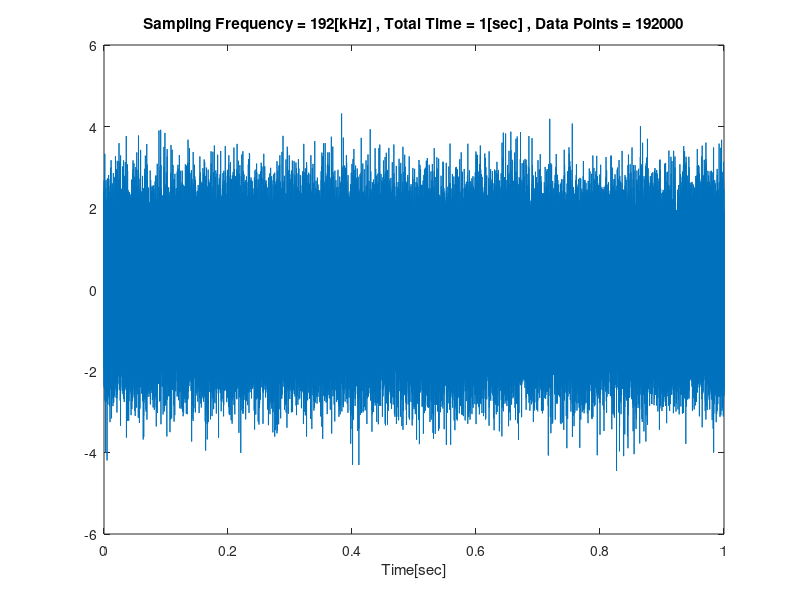

The MATLAB script that drew this image: (Note: this script raises an error after producing the figure.)
%% 一つ目の白色ガウスノイズの定数定義
fs_1 = 192e3;
T_1 = 1;
N_1 = fs_1 * T_1;

%% 二つ目の白色ガウスノイズの定数定義
fs_2 = 192e3 / 2;
T_2 = 1;
N_2 = fs_2 * T_2;

%% ガウスノイズの作成 パワーが約 1 ワット (0 dBW)
y1_wgn = wgn( N_1 , 1 , 0 );
y2_wgn = wgn( N_2 , 1 , 0 );

%% 時間ベクトルの生成
t_1 = 0 : 1/fs_1 : T_1 - 1/fs_1;
t_2 = 0 : 1/fs_2 : T_2 - 1/fs_2;

%% プロットを行う
figure('position', [0, 0, 1400, 700]);
plot( t_1 , y1_wgn );

title_y1 = sprintf( 'Sampling Frequency = %.0f[kHz] , Total Time = %.0f[sec] , Data Points = %.0f' ,fs_1/1e3 ,T_1 ,N_1 );
title(title_y1);
xlabel('Time[sec]');
ax = gca;
ax.FontSize = 20;
ylabel('Amplitude[V]');
xlim([ t_1(1) t_1(end) ]);

figure('position', [0, 0, 1400, 700]);
plot( t_2 , y2_wgn );
title_y2 = sprintf( 'Sampling Frequency = %.0f[kHz] , Total Time = %.0f[sec] , Data Points = %.0f' ,fs_2/1e3 ,T_2 ,N_2);
title(title_y2);
xlabel('Time[sec]');
ylabel('Amplitude[V]');
ax = gca;
ax.FontSize = 20;
xlim([ t_2(1) t_2(end) ]);

%% フーリエ変換

Y_1 = fft( y1_wgn );
L_1 = length( y1_wgn );
Spectrum_y1_2 = abs(Y_1/L_1);
Spectrum_y1_1 = Spectrum_y1_2(1:L_1/2+1);
Spectrum_y1_1(2:end-1) = 2*Spectrum_y1_1(2:end-1);
f1 = fs_1*(0:(L_1/2))/L_1;

Y_2 = fft( y2_wgn );
L_2 = length( y2_wgn );
Spectrum_y2_2 = abs(Y_2/L_2);
Spectrum_y2_1 = Spectrum_y2_2(1:L_2/2+1);
Spectrum_y2_1(2:end-1) = 2*Spectrum_y2_1(2:end-1);
f2 = fs_2*(0:(L_2/2))/L_2;

figure('position', [0, 0, 1400, 700]);
plot(f1/1e3,Spectrum_y1_1);
title_y1 = sprintf( 'Sampling Frequency = %.0f[kHz] , Total Time = %.0f[sec] , Data Points = %.0f' ,fs_1/1e3 ,T_1 ,N_1 );
title(title_y1);
xlabel('Frequency[kHz]');
ylabel('Amplitude[V] ???');
ax = gca;
ax.FontSize = 20;
xlim([ f1(1)/1e3 f1(end)/1e3 ]);

figure('position', [0, 0, 1400, 700]);
plot(f2/1e3,Spectrum_y2_1);
title_y2 = sprintf( 'Sampling Frequency = %.0f[kHz] , Total Time = %.0f[sec] , Data Points = %.0f' ,fs_2/1e3 ,T_2 ,N_2);
title(title_y2);
xlabel('Frequency[kHz]');
ylabel('Amplitude[V] ???');
ax = gca;
ax.FontSize = 20;
xlim([ f2(1)/1e3 f2(end)/1e3 ]);

%% パワースペクトル密度 FFT関数を利用する場合

xdft_1 = fft(y1_wgn);
xdft_1 = xdft_1(1:N_1/2+1);
psdx_1 = (1/(length(y1_wgn)*fs_1)) * abs(xdft_1).^2;
psdx_1(2:end-1) = 2*psdx_1(2:end-1);
freq_1 = 0:fs_1/length(y1_wgn):fs_1/2;

figure('position', [0, 0, 1400, 700]);
plot(freq_1/1e3,10*log10(psdx_1))
xlim([ freq_1(1)/1e3 freq_1(end)/1e3 ]);
title('Periodogram Using FFT')
xlabel('Frequency (kHz)')
ylabel('Power/Frequency (dB/Hz)')
ax = gca;
ax.FontSize = 20;

f = gcf;
exportgraphics(f,'./power_spectral_density/power_spectral_density_y1_wgn.png','Resolution',500);

xdft_2 = fft(y2_wgn);
xdft_2 = xdft_2(1:N_2/2+1);
psdx_2 = (1/(length(y2_wgn)*fs_2)) * abs(xdft_2).^2;
psdx_2(2:end-1) = 2*psdx_2(2:end-1);
freq_2 = 0:fs_2/length(y2_wgn):fs_2/2;

figure('position', [0, 0, 1400, 700]);
plot(freq_2/1e3,10*log10(psdx_2))
xlim([ freq_2(1)/1e3 freq_2(end)/1e3 ]);
title('Periodogram Using FFT')
xlabel('Frequency (kHz)')
ylabel('Power/Frequency (dB/Hz)')
ax = gca;
ax.FontSize = 20;

%% パワースペクトル密度 periodogram関数を利用する場合
figure('position', [0, 0, 1400, 700]);
periodogram(y1_wgn,rectwin(length(y1_wgn)),length(y1_wgn),fs_1);
ax = gca;
ax.FontSize = 20;

figure('position', [0, 0, 1400, 700]);
periodogram(y2_wgn,rectwin(length(y2_wgn)),length(y2_wgn),fs_2);
ax = gca;
ax.FontSize = 20;


%% 確認
fprintf('var = %f , power = %f[W] \n',var(y1_wgn) ,sum( psdx_1 ) );
fprintf('var = %f , power = %f[W] \n',var(y2_wgn) ,sum( psdx_2 ) );

%% 一つ目の白色ガウスノイズの定数定義
fs_1 = 192e3;
T_1 = 1;
N_1 = fs_1 * T_1;

%% 二つ目の白色ガウスノイズの定数定義
fs_2 = 192e3 / 2;
T_2 = 1;
N_2 = fs_2 * T_2;


%% ガウスノイズの作成 パワーが約 100ワット (20 dBW)
y1_wgn = wgn( N_1 , 1 , 20 );
y2_wgn = wgn( N_2 , 1 , 20 );

%% 時間ベクトルの生成
t_1 = 0 : 1/fs_1 : T_1 - 1/fs_1;
t_2 = 0 : 1/fs_2 : T_2 - 1/fs_2;

%% パワースペクトル密度 FFT関数を利用する場合
xdft_1 = fft(y1_wgn);
xdft_1 = xdft_1(1:N_1/2+1);
psdx_1 = (1/(length(y1_wgn)*fs_1)) * abs(xdft_1).^2;
psdx_1(2:end-1) = 2*psdx_1(2:end-1);
freq_1 = 0:fs_1/length(y1_wgn):fs_1/2;

figure('position', [0, 0, 1400, 700]);
plot(freq_1/1e3,10*log10(psdx_1))
xlim([ freq_1(1)/1e3 freq_1(end)/1e3 ]);
title('Periodogram Using FFT')
xlabel('Frequency (kHz)')
ylabel('Power/Frequency (dB/Hz)')
ax = gca;
ax.FontSize = 20;

xdft_2 = fft(y2_wgn);
xdft_2 = xdft_2(1:N_2/2+1);
psdx_2 = (1/(length(y2_wgn)*fs_2)) * abs(xdft_2).^2;
psdx_2(2:end-1) = 2*psdx_2(2:end-1);
freq_2 = 0:fs_2/length(y2_wgn):fs_2/2;

figure('position', [0, 0, 1400, 700]);
plot(freq_2/1e3,10*log10(psdx_2))
xlim([ freq_2(1)/1e3 freq_2(end)/1e3 ]);
title('Periodogram Using FFT')
xlabel('Frequency (kHz)')
ylabel('Power/Frequency (dB/Hz)')
ax = gca;
ax.FontSize = 20;

%% パワースペクトル密度 periodogram関数を利用する場合
figure('position', [0, 0, 1400, 700]);
periodogram(y1_wgn,rectwin(length(y1_wgn)),length(y1_wgn),fs_1);
ax = gca;
ax.FontSize = 20;

figure('position', [0, 0, 1400, 700]);
periodogram(y2_wgn,rectwin(length(y2_wgn)),length(y2_wgn),fs_2);
ax = gca;
ax.FontSize = 20;

%% 確認
fprintf('var = %f , power = %f[W] \n',var(y1_wgn) ,sum( psdx_1 ) );
fprintf('var = %f , power = %f[W] \n',var(y2_wgn) ,sum( psdx_2 ) );
